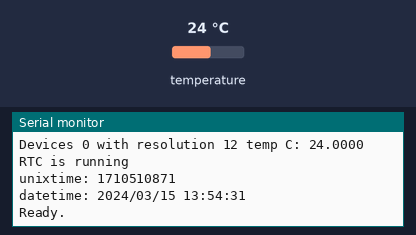
Bench run of a sketch on a simulated ESP8266 (NodeMCU). Shown: the last lines printed to the serial monitor. The inputs (shaded band) are chosen by the test bench; at power-on: temperature 24 °C. The local clock reads 2024-03-15 10:24:30 at power-on unless the sketch sets it.

Above: at 2.9 s.
3.0 s: temperature set to 12 °C
At 4.7 s:
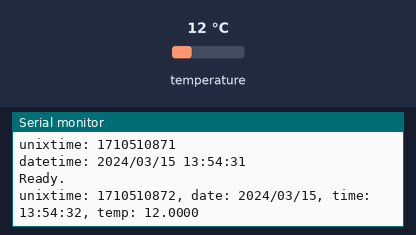
6.8 s: temperature set to 19 °C
At 8.4 s:
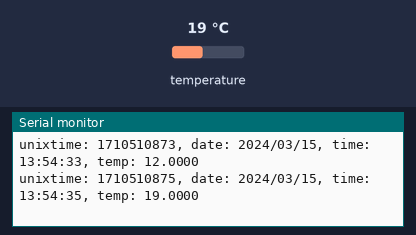

Measured:
- after the input at 3.0 s, the serial monitor: prints a new line after 0.56 s (image 1)
- after the input at 6.8 s, the serial monitor: prints a new line after 0.29 s (image 2)

The sketch:

TempRTC.ino
```cpp
#include <Wire.h>
#include <RTClib.h>
#include <OneWire.h>
#include <DallasTemperature.h>

#define DEBUGING
#define RTC_REQUEST_INTERVAL 5000
#define TIMEZONE_IN_SECOND 12600  // +3:30 Asia/Tehran

#define ONE_WIRE_BUS_PIN D8
#define RTC_SDA D14
#define RTC_SCL D15

void setup() {
  Serial.begin(115200);
  Serial.println();

  DS18B20_begin();
  delay(1000);  // fixes no devices identified
  DS1307_begin();

  Serial.println(F("Ready."));
}

void loop() {
  delay(1000);
  DateTime now = get_now();
  float temp = get_tempC();

  Serial.printf_P(PSTR("unixtime: %lu"), now.unixtime());
  Serial.print(F(", "));

  Serial.printf_P(
    PSTR("date: %02hu/%02hhu/%02hhu"),
    now.year(), now.month(), now.day());
  Serial.print(F(", "));

  Serial.printf_P(
    PSTR("time: %02hu:%02hu:%02hu"),
    now.hour(), now.minute(), now.second());
  Serial.print(F(", "));

  Serial.printf_P(PSTR("temp: %.4f"), temp);

  Serial.println();
}
```

DS1307.ino
```cpp
#define DS1307_ADDRESS 0x68

RTC_DS1307 RTC;
TwoWire wire;

void DS1307_begin() {
  wire.begin(RTC_SDA, RTC_SCL);
  RTC.begin(&wire);

check_RTC:
  if (RTC.isrunning()) {
    Serial.println(F("RTC is running"));
    DateTime now = get_now();
    Serial.printf_P(PSTR("unixtime: %lu\n"), now.unixtime());

    Serial.printf_P(
      PSTR("datetime: %02hu/%02hhu/%02hhu %02hu:%02hu:%02hu\n"),
      now.year(), now.month(), now.day(),
      now.hour(), now.minute(), now.second());
  } else {
    Serial.println(F("RTC is NOT running!"));
    Serial.println(F("setting RTC time to compile time..."));
    // following line sets the RTC to the date & time this sketch was compiled
    DateTime compile_time = DateTime(F(__DATE__), F(__TIME__));
    // compile time influenced by system timezone, there is no __UNIXTIME__ macro
    uint32_t compile_unixtime = compile_time.unixtime() - TIMEZONE_IN_SECOND;
    RTC.adjust(compile_unixtime);
    goto check_RTC;
  }
}

bool ping_rtc() {
  wire.beginTransmission(DS1307_ADDRESS);
  return (wire.endTransmission() == 0);
}

uint32_t get_unixtime() {
  static uint32_t rtc_last_unixtime = 0;
  static uint64_t rtc_last_update_millis = 0;

  uint64_t local_millis_diff = millis64() - rtc_last_update_millis;

  if (
    rtc_last_update_millis != 0 &&
    // less power consumption
    // this way function is only using 0.001MHz of 80MHz CPU Clocks
    local_millis_diff < RTC_REQUEST_INTERVAL) {
estimate_unixtime:
    uint32_t local_seconds_diff = local_millis_diff / 1000;
    uint32_t estimated_unixtime = rtc_last_unixtime + local_seconds_diff;

    return estimated_unixtime;
  } else {
    // this way function is using 0.12MHz of 80MHz CPU Clocks
    DateTime rtc_now = RTC.now();
    uint64_t rtc_new_update_millis = millis64();
    uint32_t rtc_new_unixtime = rtc_now.unixtime();

    // Communication error
    if (!ping_rtc()) {
#ifdef DEBUGING
      Serial.println(F("Communication error with RTC"));
#endif
      goto estimate_unixtime;
    }

    rtc_last_update_millis = rtc_new_update_millis;
    rtc_last_unixtime = rtc_new_unixtime;

    return rtc_last_unixtime;
  }
}

DateTime get_now() {
  uint32_t unixtime = get_unixtime();

  // the datetime object from RTC when communication errors happens:
  // months > 12 and days > 31
  // this would recalculate it
  DateTime result_now = DateTime(unixtime + TIMEZONE_IN_SECOND);
  return result_now;
}
```

DS18B20.ino
```cpp
// some help by: https://randomnerdtutorials.com/guide-for-ds18b20-temperature-sensor-with-arduino/

OneWire oneWire(ONE_WIRE_BUS_PIN);
DallasTemperature Sensors(&oneWire);
DeviceAddress device_address;

void DS18B20_begin() {
  Sensors.begin();

  Serial.print(F("Locating devices...\n"));
  // Number of temperature devices found
  uint8_t number_of_devices = Sensors.getDeviceCount();
  Serial.printf_P(PSTR("Found %u devices.\n"), number_of_devices);

  // Send the command to get temperatures
  Sensors.requestTemperatures();

  for (uint8_t i = 0; i < number_of_devices; i++) {
    if (Sensors.getAddress(device_address, i)) {
      Serial.printf_P(PSTR("Found devices %u with address: "), i);
      Serial.println(string_device_address(device_address));

      uint8_t resolution = Sensors.getResolution();
      float tempC = Sensors.getTempC(device_address);
      Serial.printf_P(PSTR("Devices %u with resolution %u temp C: %.4f\n"), i, resolution, tempC);
    } else {
      Serial.printf_P(PSTR("Found ghost device at %u but could not detect address. Check power and cabling\n"), i);
    }
  }
}

float get_tempC() {
  Sensors.requestTemperatures();
  return Sensors.getTempC(device_address);
}

char* string_device_address(DeviceAddress device_address) {
  static char addressStr[51];
  char* ptr = addressStr;

  *ptr++ = '{';
  *ptr++ = ' ';
  for (uint8_t i = 0; i < 8; i++) {
    ptr += sprintf(ptr, "0x%02X", device_address[i]);
    if (i != (8 - 1)) {
      *ptr++ = ',';
      *ptr++ = ' ';
    }
  }
  *ptr++ = ' ';
  *ptr++ = '}';
  *ptr = '\0';

  return addressStr;
}
```

millis64.ino
```cpp
uint64_t millis64() {
  static uint32_t low32, high32;
  uint32_t new_low32 = millis();
  if (new_low32 < low32) high32++;
  low32 = new_low32;
  return (uint64_t)high32 << 32 | low32;
}
```
